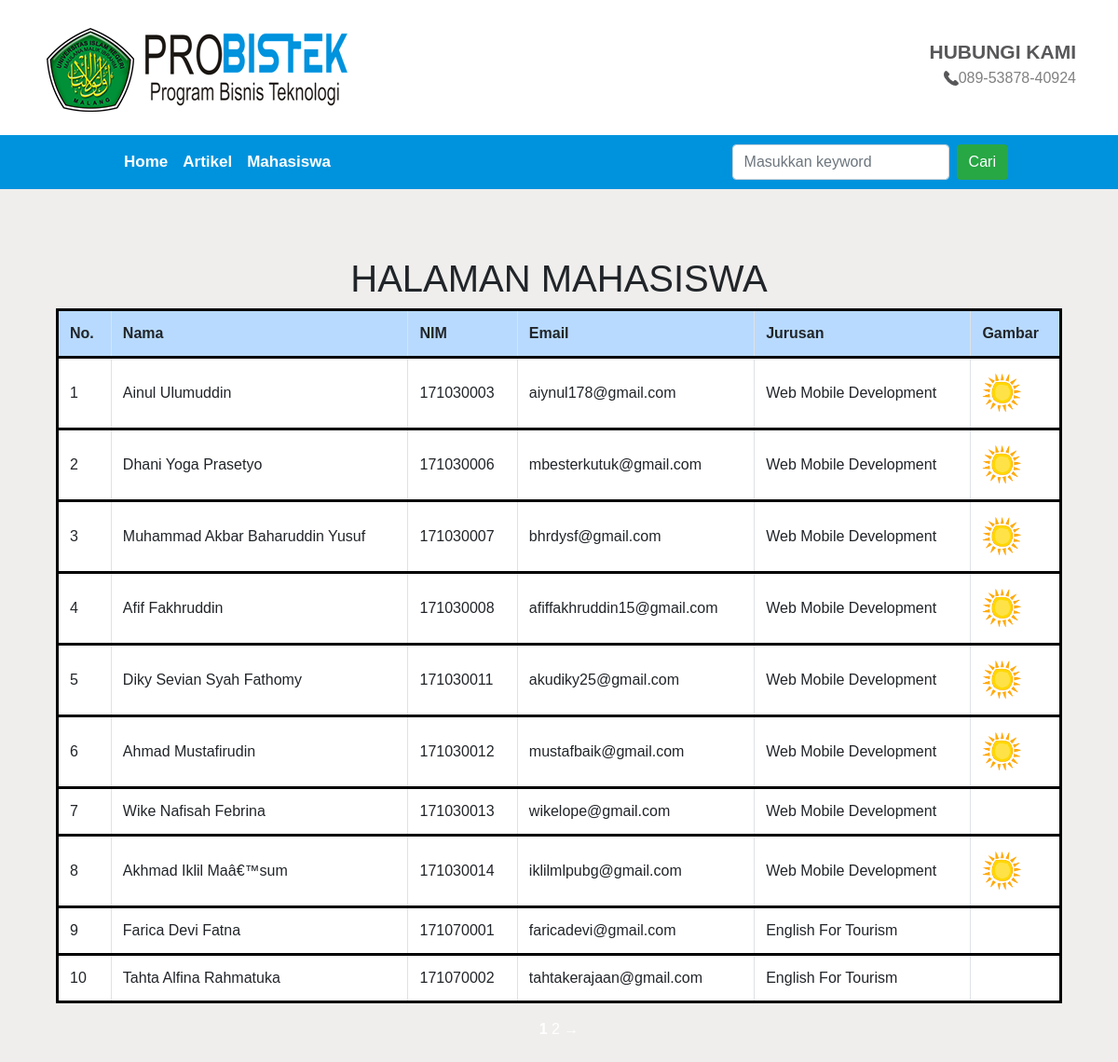
The page /mahasiswa.php on the database its author committed.
### tables this page shows
CREATE TABLE `mahasiswa` (
  `id` int(11) NOT NULL,
  `nama` varchar(55) NOT NULL,
  `NIM` int(9) NOT NULL,
  `email` varchar(55) NOT NULL,
  `jurusan` varchar(30) NOT NULL,
  `gambar` varchar(200) NOT NULL
);

### functions.php (called while the page is built, shortened)
<?php
    $conn = mysqli_connect("localhost", "root", "", "uas-probistek");
    function query($query) {
        global $conn;
        $result = mysqli_query($conn, $query);
        $rows = [];
        while ($row = mysqli_fetch_assoc($result)) {
            $rows[] = $row;
        }
        return $rows;
    }
?>

### mahasiswa.php (the view, shortened to what this page needs)
<?php
    $page = 'mahasiswa';
    require 'functions.php';
    $mahasiswa = query("SELECT * FROM mahasiswa ORDER BY NIM ASC");
    $jumlahDataPerHalaman = 10;
    $jumlahData = count(query("SELECT * FROM mahasiswa"));
    $jumlahHalaman = ceil($jumlahData / $jumlahDataPerHalaman);
    $halamanAktif = ( isset($_GET["p"]) ) ? $_GET["p"] : 1;
    $awalData = ( $jumlahDataPerHalaman * $halamanAktif) - $jumlahDataPerHalaman;
    $hasilHalamanPertama = ($halamanAktif-1)*$jumlahDataPerHalaman;
    $no = ($hasilHalamanPertama + 1) - 1;
    $mahasiswa = query("SELECT * FROM mahasiswa ORDER BY NIM ASC LIMIT $awalData, $jumlahDataPerHalaman");
?>
<!DOCTYPE html>
<html lang="en">
<head>
    <link rel="stylesheet" type="text/css" href="css/bootstrap.css">
    <link rel="stylesheet" type="text/css" href="css/style.css">
</head>
<body>
    <header>
        <div class="container">
            <div class="row">
                <div class="col-6 image">
                    <img id="probistek" src="images/probistek2.png">
                </div>
                <div class="col-6 contact">
                    <p id="contact1"><b>HUBUNGI KAMI</b></p>
                    <table class="contact2">
                        <tr>
                            <td><img src="images/call-answer.png"></td>
                            <td>089-53878-40924</td>
                        </tr>
                    </table>
                </div>
            </div>
        </div>
        <div>
            <nav class="navbar navbar-expand-lg navbar-dark">
                <div class="collapse navbar-collapse" id="navbarSupportedContent">
                    <ul class="navbar-nav mr-auto">
                        <li>
                            <a class="nav-link <?php if($page=='home'){echo 'active';}?>" href="index.php">Home</a>
                        </li>
                        <li>
                            <a class="nav-link <?php if($page=='artikel'){echo 'active';}?>" href="artikel.php">Artikel</a>
                        </li>
                        <li>
                            <a class="nav-link <?php if($page=='mahasiswa'){echo 'active';}?>" href="mahasiswa.php">Mahasiswa</a>
                        </li>
                    </ul>
                    <form class="form-inline my-2 my-lg-0" action="" method="post">
                        <input class="form-control mr-sm-2" type="search" placeholder="Masukkan keyword" aria-label="Search" name="keyword" autofocus autocomplete="off">
                        <button class="btn btn-success my-2 my-sm-0" type="submit" name="cari"  id="cari">Cari</button>
                    </form>
                </div>
            </nav>
        </div>
    </header>
    <div id="badan">
        <br><br><br>
        <center>
            <h1>HALAMAN MAHASISWA</h1>
            <table class="table table-bordered">
                <tr class="table-primary">
                    <th>No.</th>
                    <th>Nama</th>
                    <th>NIM</th>
                    <th>Email</th>
                    <th>Jurusan</th>
                    <th>Gambar</th>
                </tr>
                <?php foreach ($mahasiswa as $row): $no++; ?>
                <tr id="tableRow">
                    <td><?= $no; ?></td>
                    <td><?= $row["nama"]; ?></td>
                    <td><?= $row["NIM"]; ?></td>
                    <td><?= $row["email"]; ?></td>
                    <td><?= $row["jurusan"]; ?></td>
                    <td>
                        <img src="images/<?= $row['gambar']; ?>" alt="" width="50">
                    </td>
                </tr>
            <?php endforeach;?>
            </table>
            <?php for( $i = 1; $i <= $jumlahHalaman; $i++) : ?>
                <?php if( $i == $halamanAktif) : ?>
                    <a href="?p=<?= $i; ?>" style="font-weight: bold; color: red;"><?= $i; ?></a>
                <?php else : ?>
                    <a href="?p=<?= $i; ?>"><?= $i; ?></a>
                <?php endif; ?>
            <?php endfor; ?>
            <?php if( $halamanAktif < $jumlahHalaman ) : ?>
                <a href="?p=<?= $halamanAktif + 1; ?>">&rarr;</a>
            <?php endif; ?>
            <br><br><br>
        </center>
    </div>
</body>
</html>

### css/style.css (style rules this page uses)
* { font-family: helvetica; margin: 0; padding: 0; }
.image { padding-top: 25px; padding-bottom: 20px; }
.col-6.contact { padding-top: 40px; margin-bottom: 0%; }
#contact1 { color: #58585A; text-align: right; font-size: 21px; margin-bottom: 0px; }
table.contact2 { float: right; margin-top: 0%; padding-right: 0px; color: #808080; }
.navbar { background-color: #0093dd !important; font-size: 17px !important; font-weight: bold !important; color: black !important; }
.navbar-nav { padding-left: 109px !important; }
ul li:last-child { border: none; }
a { text-decoration: none !important; color: #fff !important; }

### mahasiswa.php (style rules this page uses)
#cari { margin-right: 2.7cm; }
body { background-color: #EFEEEC; }
header { background-color: white; }
table.table-bordered { border:5px solid black; background-color: white; width: 90%; }
table.table-bordered > tbody > tr { border:3px solid black; }
table.table-bordered { border: 3px solid black; }
#tableRow { height: 50px; }
.table > tbody > tr > td { vertical-align: middle; }

### rows shown on the page
mahasiswa: nama "Ainul Ulumuddin", NIM "171030003", email "aiynul178@gmail.com", jurusan "Web Mobile Development", gambar (picture)
mahasiswa: nama "Dhani Yoga Prasetyo", NIM "171030006", email "mbesterkutuk@gmail.com", jurusan "Web Mobile Development", gambar (picture)
mahasiswa: nama "Muhammad Akbar Baharuddin Yusuf", NIM "171030007", email "bhrdysf@gmail.com", jurusan "Web Mobile Development", gambar (picture)
mahasiswa: nama "Afif Fakhruddin", NIM "171030008", email "afiffakhruddin15@gmail.com", jurusan "Web Mobile Development", gambar (picture)
mahasiswa: nama "Diky Sevian Syah Fathomy", NIM "171030011", email "akudiky25@gmail.com", jurusan "Web Mobile Development", gambar (picture)
mahasiswa: nama "Ahmad Mustafirudin", NIM "171030012", email "mustafbaik@gmail.com", jurusan "Web Mobile Development", gambar (picture)
mahasiswa: nama "Wike Nafisah Febrina", NIM "171030013", email "wikelope@gmail.com", jurusan "Web Mobile Development"
mahasiswa: nama "Akhmad Iklil Maâ€™sum", NIM "171030014", email "iklilmlpubg@gmail.com", jurusan "Web Mobile Development", gambar (picture)
mahasiswa: nama "Farica Devi Fatna", NIM "171070001", email "faricadevi@gmail.com", jurusan "English For Tourism"
mahasiswa: nama "Tahta Alfina Rahmatuka", NIM "171070002", email "tahtakerajaan@gmail.com", jurusan "English For Tourism"
